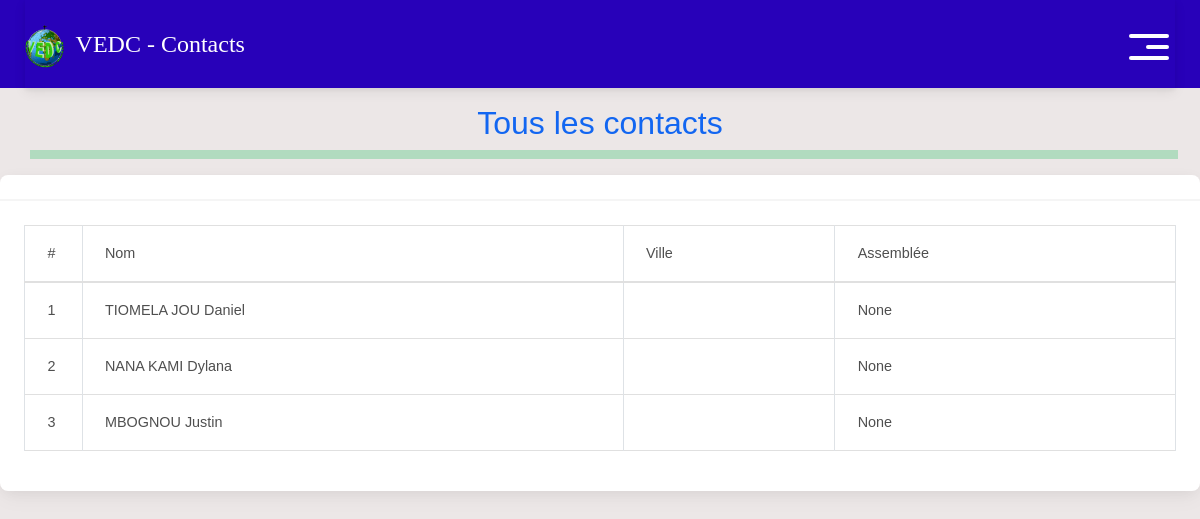
Page /all_contacts/ on the committed database.
### users/models.py (models this page shows)
class Personne(models.Model):
    assemblee = models.ForeignKey('main.Assemblee',  on_delete=models.SET_NULL, null = True, blank = True, help_text = "Si votre assemblée n'est pas disponible contactez votre encadreur")
    user = models.ForeignKey(User, on_delete=models.CASCADE)
    is_encadreur = models.BooleanField(default=False, null = True)
    is_encadreur = models.BooleanField(default=False, null = True)
    def __str__(self):
        non = str(self.user.last_name)
        prenom = str(self.user.first_name)
        return non.upper() + ' ' + prenom.capitalize()

### main/views.py (the view)
# urls.py: path("all_contacts/", views.all_contacts, name="all_contacts"),
def all_contacts(request):
    context = {}
    all_contact = Personne.objects.all()
    context['all_contact'] = all_contact
    return render(request, 'all_contacts.html', context)

### templates/all_contacts.html (shortened to what this page needs)
{% extends "base.html" %}
{% block content %}
    <div class="container">
        <div class="row">
            <h2 class="text-center mt-3 text-primary"> Tous les contacts </h2>
            <hr class="text-success p-1">
        </div>
    </div>
    <div class="card">
        <div class="card-header">
        </div>
        <div class="card-body">
            <table id="studenttable" class="table table-bordered table-hover" data-page-length='100'>
                <thead class="thead-light">
                    <tr>
                        <td width="5%">#</td>
                        <td>Nom</td>
                        <td>Ville</td>
                        <td>Assemblée</td>
                    </tr>
                </thead>
                <tbody>
                    {% for item in all_contact %}
                            <div class="div">
                                <tr data-href="{% url 'user_details' item.user.id%}?back=all_contacts">
                                <td>{{forloop.counter}}</td>
                                <td>{{item}}</td>
                                <td>{{item.assemblee.ville}}</td>
                                <td>{{item.assemblee}}</td>
                                </tr>
                            </div>
                        {% endfor %}
                </tbody>
            </table>
        </div>
    </div>
{% endblock content %}

### static/css/style.css (style rules this page uses)
body { font-family: "Raleway", sans-serif; color: #1b161d; background-color: #a5a1a1; }

### templates/base.html (style rules this page uses)
body { font-family: "arial", sans-serif; color: #1b161d; background-color: #e5ddddb1; }
* { font-family: arial; }

### rows in the picture
Personne: user.first_name "TIOMELA JOU Daniel", assemblee "None"
Personne: user.first_name "NANA KAMI Dylana", assemblee "None"
Personne: user.first_name "MBOGNOU Justin", assemblee "None"
